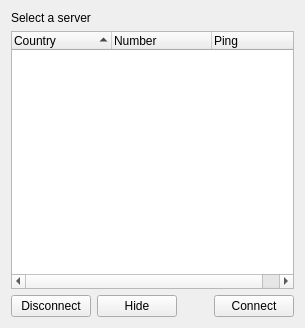
<?xml version="1.0" encoding="UTF-8"?>
<ui version="4.0">
 <class>ServerSelector</class>
 <widget class="QWidget" name="ServerSelector">
  <property name="geometry">
   <rect>
    <x>0</x>
    <y>0</y>
    <width>305</width>
    <height>328</height>
   </rect>
  </property>
  <property name="sizePolicy">
   <sizepolicy hsizetype="Preferred" vsizetype="Preferred">
    <horstretch>0</horstretch>
    <verstretch>0</verstretch>
   </sizepolicy>
  </property>
  <property name="windowTitle">
   <string>Form</string>
  </property>
  <layout class="QGridLayout" name="gridLayout_2">
   <item row="1" column="0">
    <widget class="QTreeWidget" name="treeWidget">
     <property name="sizePolicy">
      <sizepolicy hsizetype="Expanding" vsizetype="Expanding">
       <horstretch>0</horstretch>
       <verstretch>0</verstretch>
      </sizepolicy>
     </property>
     <property name="autoFillBackground">
      <bool>false</bool>
     </property>
     <property name="alternatingRowColors">
      <bool>true</bool>
     </property>
     <property name="rootIsDecorated">
      <bool>true</bool>
     </property>
     <property name="sortingEnabled">
      <bool>true</bool>
     </property>
     <property name="animated">
      <bool>true</bool>
     </property>
     <column>
      <property name="text">
       <string>Country</string>
      </property>
     </column>
     <column>
      <property name="text">
       <string>Number</string>
      </property>
     </column>
     <column>
      <property name="text">
       <string>Ping</string>
      </property>
     </column>
    </widget>
   </item>
   <item row="2" column="0">
    <layout class="QHBoxLayout" name="horizontalLayout">
     <item>
      <widget class="QPushButton" name="disconnectButton">
       <property name="text">
        <string>Disconnect</string>
       </property>
      </widget>
     </item>
     <item>
      <widget class="QPushButton" name="hideButton">
       <property name="text">
        <string>Hide</string>
       </property>
      </widget>
     </item>
     <item>
      <spacer name="horizontalSpacer">
       <property name="orientation">
        <enum>Qt::Horizontal</enum>
       </property>
       <property name="sizeHint" stdset="0">
        <size>
         <width>40</width>
         <height>20</height>
        </size>
       </property>
      </spacer>
     </item>
     <item>
      <widget class="QPushButton" name="pushButton">
       <property name="text">
        <string>Connect</string>
       </property>
      </widget>
     </item>
    </layout>
   </item>
   <item row="0" column="0">
    <widget class="QLabel" name="label">
     <property name="text">
      <string>Select a server</string>
     </property>
    </widget>
   </item>
  </layout>
 </widget>
 <resources/>
 <connections/>
</ui>
